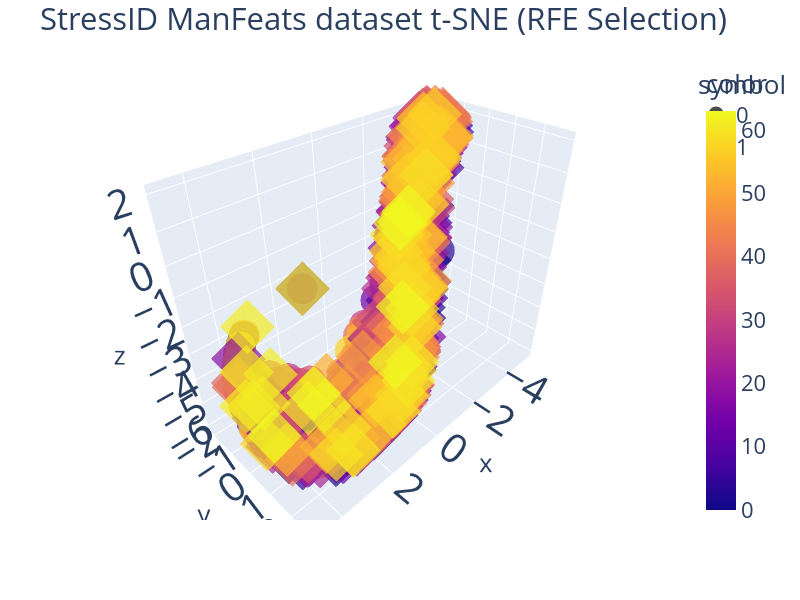
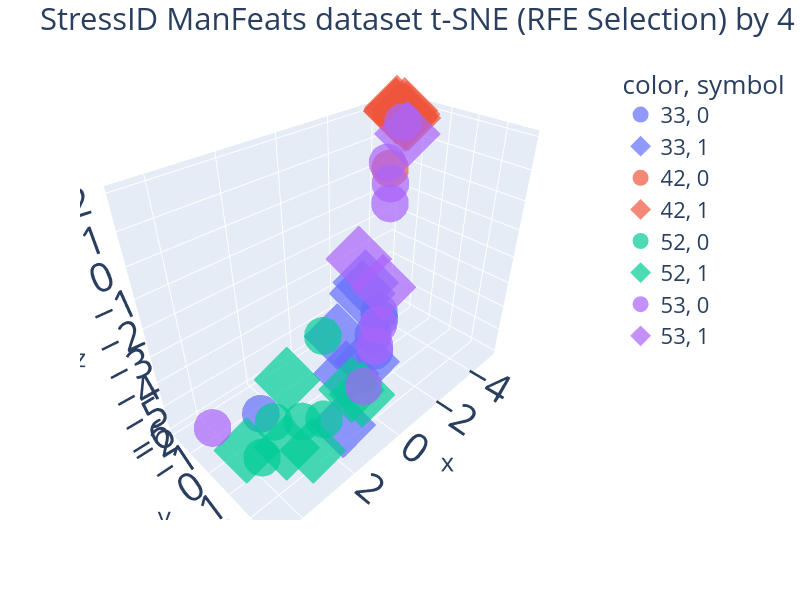

Source (notebook cell) for these figures, in order:
### Code cell
# t-SNE in StressID with PCA si_X_95p
# Best N-comp=2, Perp=300 np.arange(50, 700, 50)
# Best N-comp=3, Perp from 550 to 700, np.arange(50, 700, 50)

# t-SNE in StressID with RFE si_X_rfe
# Best N-comp=2, Perp=225 onwards np.arange(25, 700, 25)
# Best N-comp=3, Perp=150 onwards np.arange(25, 700, 25)

si_Ncomp = 3
si_Perp = 195
BY_CLASS = False
colors = si_bclass_labels if BY_CLASS else si_groups_list

si_tsne = TSNE(n_components=si_Ncomp, perplexity=si_Perp, random_state=RAN_STATE)
si_X_tsne = si_tsne.fit_transform(si_X_rfe)
display(si_tsne.kl_divergence_)

#fig = px.scatter(x=si_X_tsne[:, 0], y=si_X_tsne[:, 1], color=si_bclass_labels, width=800, height=600)
fig = px.scatter_3d(
    x=si_X_tsne[:, 0],
    y=si_X_tsne[:, 1],
    z=si_X_tsne[:, 2],
    color=colors,
    symbol=si_bclass_labels,
    opacity=0.7, width=800, height=600
)
fig.update_layout(
    title="StressID ManFeats dataset t-SNE (RFE Selection)",
    font=dict(size=22),
)
fig.update_traces(
    marker=dict(size=18, opacity=0.7),
    selector=dict(mode="markers")
)
config["toImageButtonOptions"]["filename"] = "tSNE-StressID-RFE-AllSubjects"
fig.show(config=config)

# Picking a small sample of subjects to show
n_subjects = 4
subjects_to_show = np.random.choice(range(len(si_subject_to_group)), size=n_subjects)
print(subjects_to_show)
subject_mask = [n in subjects_to_show for n in si_groups_list]
filtered_subjects_rows = [str(subject) for subject, flag in zip(si_groups_list, subject_mask) if flag]
filtered_classes_rows = [str(label) for label, flag in zip(si_bclass_labels.values, subject_mask) if flag]

fig_subj = px.scatter_3d(
    x=si_X_tsne[:, 0][subject_mask],
    y=si_X_tsne[:, 1][subject_mask],
    z=si_X_tsne[:, 2][subject_mask],
    color=filtered_subjects_rows,
    symbol=filtered_classes_rows,
    opacity=0.7,
    width=800,
    height=600,
)
fig_subj.update_layout(
    title=f"StressID ManFeats dataset t-SNE (RFE Selection) by {n_subjects} Subject",
    font=dict(size=22),
)
fig_subj.update_traces(
    marker=dict(size=22, opacity=0.7),
    selector=dict(mode="markers")
)
config["toImageButtonOptions"]["filename"] = "tSNE-StressID-RFE-4Subjects"
fig_subj.show(config=config)

### Figure 1 — Plotly figure (JSON) as saved in the notebook; plotly's stock layout.template omitted (floating-point values rounded to 4 significant figures; data arrays with more than 128 entries replaced by an {"elided": "..."} marker saying what was removed)
{"data": [{"hovertemplate": "symbol=0<br>x=%{x}<br>y=%{y}<br>z=%{z}<br>color=%{marker.color}<extra></extra>", "legendgroup": "0", "marker": {"color": {"elided": "332 int values"}, "coloraxis": "coloraxis", "opacity": 0.7, "size": 18, "symbol": "circle"}, "mode": "markers", "name": "0", "scene": "scene", "showlegend": true, "type": "scatter3d", "x": {"elided": "332 float values"}, "y": {"elided": "332 float values"}, "z": {"elided": "332 float values"}}, {"hovertemplate": "symbol=1<br>x=%{x}<br>y=%{y}<br>z=%{z}<br>color=%{marker.color}<extra></extra>", "legendgroup": "1", "marker": {"color": {"elided": "367 int values"}, "coloraxis": "coloraxis", "opacity": 0.7, "size": 18, "symbol": "diamond"}, "mode": "markers", "name": "1", "scene": "scene", "showlegend": true, "type": "scatter3d", "x": {"elided": "367 float values"}, "y": {"elided": "367 float values"}, "z": {"elided": "367 float values"}}], "layout": {"coloraxis": {"colorbar": {"title": {"text": "color"}}, "colorscale": [[0, "#0d0887"], [0.1111, "#46039f"], [0.2222, "#7201a8"], [0.3333, "#9c179e"], [0.4444, "#bd3786"], [0.5556, "#d8576b"], [0.6667, "#ed7953"], [0.7778, "#fb9f3a"], [0.8889, "#fdca26"], [1, "#f0f921"]]}, "font": {"size": 22}, "height": 600, "legend": {"title": {"text": "symbol"}, "tracegroupgap": 0}, "margin": {"t": 60}, "scene": {"domain": {"x": [0, 1], "y": [0, 1]}, "xaxis": {"title": {"text": "x"}}, "yaxis": {"title": {"text": "y"}}, "zaxis": {"title": {"text": "z"}}}, "title": {"text": "StressID ManFeats dataset t-SNE (RFE Selection)"}, "width": 800}}

### Figure 2 — Plotly figure (JSON) as saved in the notebook; plotly's stock layout.template omitted (floating-point values rounded to 4 significant figures)
{"data": [{"hovertemplate": "color=33<br>symbol=0<br>x=%{x}<br>y=%{y}<br>z=%{z}<extra></extra>", "legendgroup": "33, 0", "marker": {"color": "#636efa", "opacity": 0.7, "size": 22, "symbol": "circle"}, "mode": "markers", "name": "33, 0", "scene": "scene", "showlegend": true, "type": "scatter3d", "x": [2.672, -0.1496, 0.378, 0.654, 0.04098], "y": [-0.5038, 1.626, 2.29, 2.396, 1.978], "z": [-5.834, -2.99, -1.728, -2.638, -1.87]}, {"hovertemplate": "color=33<br>symbol=1<br>x=%{x}<br>y=%{y}<br>z=%{z}<extra></extra>", "legendgroup": "33, 1", "marker": {"color": "#636efa", "opacity": 0.7, "size": 22, "symbol": "diamond"}, "mode": "markers", "name": "33, 1", "scene": "scene", "showlegend": true, "type": "scatter3d", "x": [1.892, 0.2088, -1.031, 0.07498, -0.5857, -1.194], "y": [2.4, 0.8477, 0.4503, 1.589, -0.3632, 0.1699], "z": [-4.633, -4.848, -2.13, -3.938, -4.498, -2.763]}, {"hovertemplate": "color=42<br>symbol=0<br>x=%{x}<br>y=%{y}<br>z=%{z}<extra></extra>", "legendgroup": "42, 0", "marker": {"color": "#EF553B", "opacity": 0.7, "size": 22, "symbol": "circle"}, "mode": "markers", "name": "42, 0", "scene": "scene", "showlegend": true, "type": "scatter3d", "x": [-4.608, -4.967, -2.302], "y": [-1.143, -1.953, 0.1501], "z": [1.714, 1.594, 1.116]}, {"hovertemplate": "color=42<br>symbol=1<br>x=%{x}<br>y=%{y}<br>z=%{z}<extra></extra>", "legendgroup": "42, 1", "marker": {"color": "#EF553B", "opacity": 0.7, "size": 22, "symbol": "diamond"}, "mode": "markers", "name": "42, 1", "scene": "scene", "showlegend": true, "type": "scatter3d", "x": [-4.695, -5.039, -4.938, -4.959, -4.961, -4.872, -5.039, -4.967], "y": [-1.389, -1.648, -1.486, -1.454, -1.969, -1.856, -1.643, -1.96], "z": [1.929, 1.596, 1.734, 1.608, 1.728, 1.856, 1.53, 1.721]}, {"hovertemplate": "color=52<br>symbol=0<br>x=%{x}<br>y=%{y}<br>z=%{z}<extra></extra>", "legendgroup": "52, 0", "marker": {"color": "#00cc96", "opacity": 0.7, "size": 22, "symbol": "circle"}, "mode": "markers", "name": "52, 0", "scene": "scene", "showlegend": true, "type": "scatter3d", "x": [1.909, 3.857, 2.536, -0.4581, 1.545], "y": [0.6155, 1.141, -0.03071, -0.9324, 1.234], "z": [-5.91, -5.43, -5.939, -4.735, -5.605]}, {"hovertemplate": "color=52<br>symbol=1<br>x=%{x}<br>y=%{y}<br>z=%{z}<extra></extra>", "legendgroup": "52, 1", "marker": {"color": "#00cc96", "opacity": 0.7, "size": 22, "symbol": "diamond"}, "mode": "markers", "name": "52, 1", "scene": "scene", "showlegend": true, "type": "scatter3d", "x": [1.242, 0.6474, 2.976, 0.9142, 4.074, 2.754], "y": [-0.9123, 1.511, 1.117, 2.206, 0.7136, 2.058], "z": [-5.627, -4.776, -5.787, -4.277, -5.303, -5.284]}, {"hovertemplate": "color=53<br>symbol=0<br>x=%{x}<br>y=%{y}<br>z=%{z}<extra></extra>", "legendgroup": "53, 0", "marker": {"color": "#ab63fa", "opacity": 0.7, "size": 22, "symbol": "circle"}, "mode": "markers", "name": "53, 0", "scene": "scene", "showlegend": true, "type": "scatter3d", "x": [4.678, 0.8518, 1.545, 0.4786, -2.486, -1.852, -1.383, -4.076], "y": [0.1626, 2.572, 2.847, 2.344, -0.1194, 0.5671, 0.9795, -0.9193], "z": [-4.315, -2.232, -3.042, -1.852, 1.167, 0.9258, 0.6169, 1.812]}, {"hovertemplate": "color=53<br>symbol=1<br>x=%{x}<br>y=%{y}<br>z=%{z}<extra></extra>", "legendgroup": "53, 1", "marker": {"color": "#ab63fa", "opacity": 0.7, "size": 22, "symbol": "diamond"}, "mode": "markers", "name": "53, 1", "scene": "scene", "showlegend": true, "type": "scatter3d", "x": [-4.284, 0.02515, -1.944], "y": [-0.8941, 2.057, -0.7184], "z": [1.383, -0.9819, -2.195]}], "layout": {"font": {"size": 22}, "height": 600, "legend": {"title": {"text": "color, symbol"}, "tracegroupgap": 0}, "margin": {"t": 60}, "scene": {"domain": {"x": [0, 1], "y": [0, 1]}, "xaxis": {"title": {"text": "x"}}, "yaxis": {"title": {"text": "y"}}, "zaxis": {"title": {"text": "z"}}}, "title": {"text": "StressID ManFeats dataset t-SNE (RFE Selection) by 4 Subject"}, "width": 800}}
